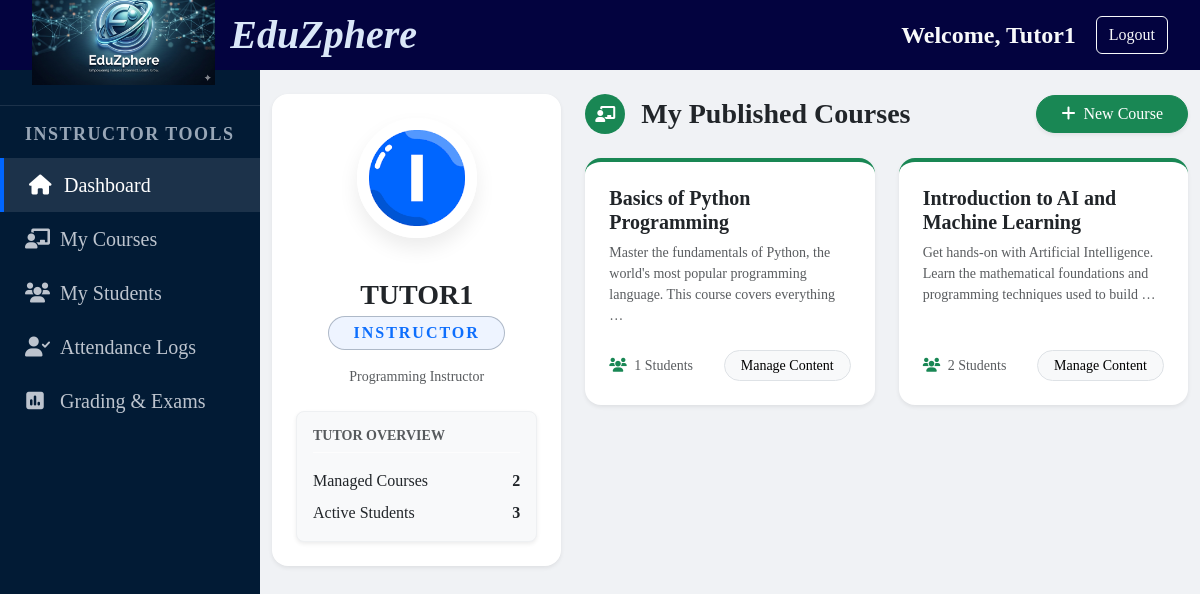
Page /dashboard/ (signed in) on the committed database.
### users/models.py (models this page shows, shortened)
class Profile(models.Model):
    ROLE_CHOICES = (
        ('admin', 'Admin'),
        ('instructor','Instructor'),
        ('student','Student'),
    )
    user = models.OneToOneField(User,on_delete=models.CASCADE)
    role = models.CharField(max_length=20,choices=ROLE_CHOICES)
    bio = models.TextField(max_length=500, blank=True)

### courses/models.py (models this page shows, shortened)
class Course(models.Model):
    title = models.CharField(max_length=200)
    description = models.TextField(null=True, blank=True)
    instructor = models.ForeignKey(User, on_delete=models.CASCADE, limit_choices_to={'profile__role': 'instructor'})
    price = models.DecimalField(max_digits=10, decimal_places=2, default=0.00)
    thumbnail = models.ImageField(upload_to='course_pics/', blank=True)
    created_at = models.DateTimeField(auto_now_add=True)

### users/views.py (the view, shortened to what this page needs)
# urls.py: path('dashboard/',dashboard, name='dashboard'),
@login_required
def dashboard(request):
    context = {}
    enrolled_courses = []
    payments = []
    my_managed_courses = []
    total_student_count = 0
    attendance_count = 0
    exams_passed = 0
    my_certificates = 0
    progress = 0
    total_lessons = 0
    completed_lessons = 0
    try:
        user_profile = request.user.profile
    except Profile.DoesNotExist:
        if request.user.is_staff:
            user_profile = Profile.objects.create(user=request.user, role='admin')
        else:
            return redirect('home')
    if user_profile.role == 'admin' or request.user.is_staff:
        context = {
            'total_students': Profile.objects.filter(role='student').count(),
            'total_instructors': Profile.objects.filter(role='instructor').count(),
            'total_courses': Course.objects.count(),
            'total_inquiries': Inquiry.objects.count(),
            'profile': user_profile,
        }
        return render(request, 'admin_dashboard.html', context)
    elif user_profile.role == 'instructor':
        my_managed_courses = Course.objects.filter(instructor=request.user)
        total_student_count = Enrollment.objects.filter(course__in=my_managed_courses).values('student').distinct().count()
        if total_lessons > 0:
            progress = (completed_lessons / total_lessons) * 100
    context = {
        'profile': user_profile,
        'learning_progress': int(progress),
        'enrolled_courses': enrolled_courses,
        'payments': payments,
        'attendance_count': attendance_count,
        'exams_passed': exams_passed,
        'my_certificates': my_certificates,
        'my_managed_courses': my_managed_courses,
        'total_student_count': total_student_count,
    }
    return render(request, 'dashboard.html', context)

### templates/dashboard.html
{% extends 'base.html' %}
{% load static %}
{% block content %}
<div class="container-fluid py-4">
    <div class="row g-4">
        <div class="col-lg-4">
            <div class="profile-sidebar-card shadow-sm text-center p-4 bg-white rounded-4 border-0 h-100">
                <div class="position-relative d-inline-block">
                    <img src="{% if profile.role == 'instructor' %}{% static '/images/instructor.png' %}{% else %}{% static '/images/student.jpg' %}{% endif %}"
                         class="profile-pic" style="width:120px; height:120px; border-radius:50%; object-fit:cover;">
                </div>
                <h3 class="fw-bold mt-3 mb-1">{{ user.username|upper }}</h3>
                <span class="badge bg-soft-blue text-primary px-4 py-2 mb-3 fs-6">{{ profile.get_role_display }}</span>
                <p class="text-muted px-3 small">
                    {{ profile.bio|default:"No bio added yet. Update your profile to share your professional journey." }}
                </p>
                {% if profile.role == 'student' %}
                <div class="stats-sidebar-box mt-4 text-start p-3 rounded-3 bg-light">
                    <h6 class="fw-bold small text-uppercase text-muted border-bottom pb-2 mb-3">Learning Stats</h6>
                    <div class="d-flex justify-content-between mb-2">
                        <span>Attendance</span>
                        <span class="fw-bold text-primary">{{ attendance_count }}</span>
                    </div>
                    <div class="d-flex justify-content-between mb-2">
                        <span>Exams Passed</span>
                        <span class="fw-bold text-success">{{ exams_passed }}</span>
                    </div>
                    <div class="d-flex justify-content-between">
                        <span>Certificates</span>
                        <span class="fw-bold text-warning">{{ my_certificates }}</span>
                    </div>
                </div>
                {% elif profile.role == 'instructor' %}
                <div class="stats-sidebar-box mt-4 text-start p-3 rounded-3 bg-primary text-dark shadow-sm">
                    <h6 class="fw-bold small text-uppercase opacity-75 border-bottom border-white pb-2 mb-3">Tutor Overview</h6>
                    <div class="d-flex justify-content-between mb-2">
                        <span>Managed Courses</span>
                        <span class="fw-bold">{{ my_managed_courses.count }}</span>
                    </div>
                    <div class="d-flex justify-content-between">
                        <span>Active Students</span>
                        <span class="fw-bold">{{ total_student_count }}</span>
                    </div>
                </div>
                {% endif %}
            </div>
        </div>
        <div class="col-lg-8">
            {% if profile.role == 'student' %}
                <div class="d-flex align-items-center mb-4">
                    <div class="bg-primary text-white rounded-circle p-2 me-3" style="width: 40px; height: 40px; display: flex; align-items: center; justify-content: center;">
                        <i class="fas fa-book-reader"></i>
                    </div>
                    <h3 class="fw-bold mb-0">Active Enrollments</h3>
                </div>
                <div class="row g-4">
                    {% for item in enrolled_courses %}
                    <div class="col-md-6">
                        <div class="card h-100 border-0 shadow-sm rounded-4 p-4">
                            <h5 class="fw-bold text-dark">{{ item.course.title }}</h5>
                            <div class="progress mt-3 mb-2" style="height: 8px;">
                                <div class="progress-bar bg-primary" style="width: {{ learning_progress }}%;"></div>
                            </div>
                            <div class="d-flex justify-content-between small text-muted">
                                <span>Course Progress</span>
                                <span>{{ learning_progress }}%</span>
                            </div>
                            <a href="{% url 'course_detail' id=item.course.id %}" class="btn btn-primary mt-3 rounded-pill">Continue Learning</a>
                        </div>
                    </div>
                    {% empty %}
                    <div class="col-12 text-center py-5 bg-light rounded-4 border border-dashed">
                        <p class="text-muted mb-0">No courses in your learning path yet.</p>
                    </div>
                    {% endfor %}
                </div>
                <div class="mt-5">
                    <div class="d-flex align-items-center mb-4">
                        <div class="bg-success text-white rounded-circle p-2 me-3" style="width: 40px; height: 40px; display: flex; align-items: center; justify-content: center;">
                            <i class="fas fa-receipt"></i>
                        </div>
                        <h3 class="fw-bold mb-0">Purchase History</h3>
                    </div>
                    <div class="card border-0 shadow-sm rounded-4 overflow-hidden">
                        <div class="table-responsive">
                            <table class="table table-hover mb-0 align-middle">
                                <thead class="bg-light">
                                    <tr>
                                        <th class="ps-4">Course</th>
                                        <th>Date</th>
                                        <th>Amount</th>
                                        <th class="pe-4 text-end">Action</th>
                                    </tr>
                                </thead>
                                <tbody>
                                    {% for payment in payments %}
                                    <tr>
                                        <td class="ps-4"><strong>{{ payment.course.title }}</strong></td>
                                        <td>{{ payment.date|date:"d M, Y" }}</td>
                                        <td class="text-success fw-bold">₹{{ payment.amount }}</td>
                                        <td class="pe-4 text-end">
                                            {% if payment.payment_id %}
                                                <a href="{% url 'payment_receipt' payment.payment_id %}" target="_blank" class="btn btn-sm btn-outline-primary rounded-pill">
                                                    <i class="fas fa-file-invoice me-1"></i> Receipt
                                                </a>
                                            {% else %}
                                                <span class="text-muted">No ID available</span>
                                            {% endif %}
                                        </td>
                                    </tr>
                                    {% empty %}
                                    <tr>
                                        <td colspan="4" class="text-center py-4 text-muted small">No payment records found.</td>
                                    </tr>
                                    {% endfor %}
                                </tbody>
                            </table>
                        </div>
                    </div>
                </div>
            {% elif profile.role == 'instructor' %}
                <div class="d-flex justify-content-between align-items-center mb-4">
                    <div class="d-flex align-items-center">
                        <div class="bg-success text-white rounded-circle p-2 me-3" style="width: 40px; height: 40px; display: flex; align-items: center; justify-content: center;">
                            <i class="fas fa-chalkboard-teacher"></i>
                        </div>
                        <h3 class="fw-bold mb-0">My Published Courses</h3>
                    </div>
                    <a href="{% url 'create_course' %}" class="btn btn-success rounded-pill px-4 shadow-sm">
                        <i class="fas fa-plus me-2"></i>New Course
                    </a>
                </div>
                <div class="row g-4">
                    {% for course in my_managed_courses %}
                    <div class="col-md-6">
                        <div class="card h-100 border-0 shadow-sm rounded-4 p-4 border-top border-4 border-success">
                            <h5 class="fw-bold text-dark">{{ course.title }}</h5>
                            <p class="text-muted small mb-4">{{ course.description|truncatewords:15 }}</p>
                            <div class="mt-auto d-flex justify-content-between align-items-center">
                                <div class="text-muted small">
                                    <i class="fas fa-users me-1 text-success"></i> {{ course.enrollment_set.count }} Students
                                </div>
                                <a href="{% url 'course_detail' id=course.id %}" class="btn btn-sm btn-light border rounded-pill px-3">
                                    Manage Content
                                </a>
                            </div>
                        </div>
                    </div>
                    {% empty %}
                    <div class="col-12 text-center py-5 bg-light rounded-4 border border-dashed">
                        <i class="fas fa-folder-open fa-3x text-muted mb-3 opacity-25"></i>
                        <h5 class="text-muted">You haven't created any courses yet.</h5>
                        <p class="small text-muted">Start sharing your knowledge with the world!</p>
                    </div>
                    {% endfor %}
                </div>
            {% endif %}
        </div>
    </div>
</div>
{% endblock %}

### templates/base.html (shortened to what this page needs)
{% load static %}
<!DOCTYPE html>
<html lang="en">
<head>
    <link href="https://cdn.jsdelivr.net/npm/bootstrap@5.3.0/dist/css/bootstrap.min.css" rel="stylesheet">
    <link rel="stylesheet" href="{% static 'css/style.css' %}">
    <link rel="stylesheet" href="https://cdnjs.cloudflare.com/ajax/libs/font-awesome/6.0.0/css/all.min.css">
</head>
<body>
    <div class="dashboard-wrapper">
        <header class="main-header">
            <div class="logo-container">
                <img src="{% static 'images/logo.png' %}" alt="EduZphere Logo" class="logo-image">
                <span class="logo-text">EduZphere</span>
            </div>
            <div class="header-auth-bar">
            {% if user.is_authenticated %}
                <span class="text-light fs-4">Welcome, {{ user.username }}</span>
                <a href="{% url 'logout' %}" class="btn btn-outline-light btn-md">Logout</a>
            {% else %}
                <a href="{% url 'login' %}" class="text-white me-3 text-decoration-none">Login</a>
                <a href="{% url 'register' %}" class="btn btn-light btn-sm">Join Now</a>
            {% endif %}
            </div>
        </header>
        <div class="main-body-container">
            <nav class="sidebar">
           <ul>
            {% if not user.is_authenticated %}
            <li class="sidebar-divider">Discovery</li>
            <li><a href="{% url 'home' %}" class="{% if request.resolver_match.url_name == 'home' %}active{% endif %}"><i class="fa-solid fa-house"></i> Home</a></li>
            <li><a href="{% url 'about' %}" class="{% if request.resolver_match.url_name == 'about' %}active{% endif %}"><i class="fa-solid fa-circle-info"></i> About EduZphere</a></li>
            <li><a href="{% url 'workshops' %}" class="{% if request.resolver_match.url_name == 'workshops' %}active{% endif %}"><i class="fa-solid fa-bolt"></i> Free Workshops</a></li>
            <li><a href="{% url 'contact' %}" class="{% if request.resolver_match.url_name == 'contact' %}active{% endif %}"><i class="fa-solid fa-envelope"></i> Contact Support</a></li>
            <li class="sidebar-divider">Getting Started</li>
            {% if user.is_authenticated and user.is_staff or user.profile.role == 'admin' %}
                <li class="sidebar-divider">Administration</li>
                <li>
                    <a href="{% url 'dashboard' %}" class="{% if request.resolver_match.url_name == 'dashboard' %}active{% endif %}">
                        <i class="fa-solid fa-gauge-high"></i> Admin Dashboard
                    </a>
                </li>
                <li><a href="/admin/"><i class="fa-solid fa-database"></i>Administration</a></li>
            {% endif %}
            <li><a href="{% url 'register' %}"><i class="fa-solid fa-user-plus"></i> Become a Member</a></li>
            {% elif user.profile.role == 'instructor' %}
            <li class="sidebar-divider">Instructor Tools</li>
            <li><a href="{% url 'home' %}" class="{% if request.resolver_match.url_name == 'dashboard' %}active{% endif %}"><i class="fa-solid fa-house"></i> Dashboard</a></li>
            <li><a href="{% url 'course_list' %}" class="{% if request.resolver_match.url_name == 'course_list' %}active{% endif %}"><i class="fa-solid fa-chalkboard-user"></i> My Courses</a></li>
            <li><a href="{% url 'student_list' %}" class="{% if request.resolver_match.url_name == 'student_list' %}active{% endif %}""><i class="fa-solid fa-users"></i> My Students</a></li>
            <li><a href="{% url 'attendance' %}" class="{% if request.resolver_match.url_name == 'attendance' %}active{% endif %}"><i class="fa-solid fa-user-check"></i> Attendance Logs</a></li>
            <li><a href="{% url 'exam_list' %}" class="{% if request.resolver_match.url_name == 'exam_list' %}active{% endif %}"><i class="fa-solid fa-square-poll-vertical"></i> Grading & Exams</a></li>
            {% endif %}
            </ul>
            </nav>
            <div class="main-content">
            {% block content %}
            {% endblock %}
            </div>
        </div>
    </div>
</body>
</html>

### rows in the picture
Profile: role "INSTRUCTOR", bio "Programming Instructor"
Course: title "Basics of Python Programming", description "Master the fundamentals of Python, the world's most popular programming language. This course covers everything …", enrollment_set.count "1"
Course: title "Introduction to AI and Machine Learning", description "Get hands-on with Artificial Intelligence. Learn the mathematical foundations and programming techniques used to build …", enrollment_set.count "2"

### other values in the picture
{{ user.username }} "Tutor1"
{{ user.username|upper }} "TUTOR1"
{{ my_managed_courses.count }} "2"
{{ total_student_count }} "3"
